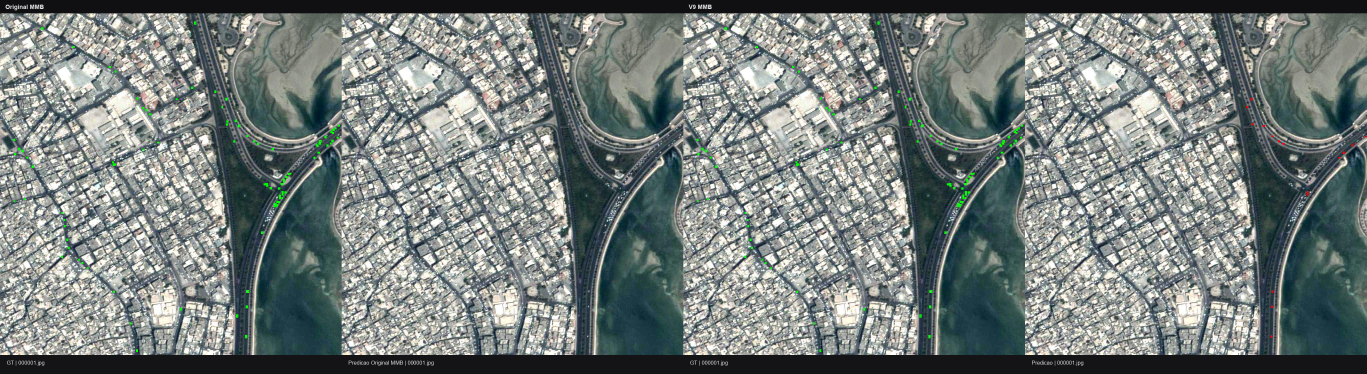
#> input picture research/experiments/v9_mmb_ship_bayesian_validation_tuning/artifacts/debug/car_compare_original_vs_v9_10/000_original_vs_v9.png, 4100 x 1121 px (shown at 1/3 size); its folder holds only this picture in this run
$ python -i registration.py   (imports and definitions only)
#> lines starting #> are read from the running program, lines starting #| are printed output that depends on the picture
from __future__ import annotations

import logging
from dataclasses import dataclass
from typing import List, Tuple

import numpy as np


LOGGER = logging.getLogger(__name__)


@dataclass
class RegistrationResult:
    registered_frames: List[np.ndarray]
    transforms: List[np.ndarray]
    match_visualizations: List[np.ndarray]


class FrameRegistrar:
    """Registers a frame sequence to remove global camera/satellite motion.

    Preferred implementation uses ORB + affine estimation.
    Falls back to phase-correlation translation if OpenCV ORB is unavailable.
    """

    def __init__(self, max_features: int = 1000, good_match_ratio: float = 0.25) -> None:
        self.max_features = max_features
        self.good_match_ratio = good_match_ratio

    # [88 lines left out: functions _to_gray, _warp_affine, _orb_affine, _phase_translation_affine, not called in this run]

    def register(self, frames: List[np.ndarray]) -> RegistrationResult:
        if not frames:
            return RegistrationResult(registered_frames=[], transforms=[], match_visualizations=[])

        registered = [frames[0]]
        transforms = [np.array([[1.0, 0.0, 0.0], [0.0, 1.0, 0.0]], dtype=np.float32)]
        visuals = [np.zeros((1, 1, 3), dtype=np.uint8)]

        try:
            import cv2  # noqa: F401
            use_orb = True
        except Exception:
            use_orb = False
            LOGGER.warning('OpenCV unavailable. Falling back to phase-correlation registration.')

        cumulative = np.array([[1.0, 0.0, 0.0], [0.0, 1.0, 0.0]], dtype=np.float32)

        for idx in range(1, len(frames)):
            prev = registered[idx - 1]
            curr = frames[idx]
            if use_orb:
                local_affine, vis = self._orb_affine(prev, curr)
            else:
                local_affine, vis = self._phase_translation_affine(prev, curr)

            local_3x3 = np.vstack([local_affine, np.array([0.0, 0.0, 1.0], dtype=np.float32)])
            cum_3x3 = np.vstack([cumulative, np.array([0.0, 0.0, 1.0], dtype=np.float32)]) @ local_3x3
            cumulative = cum_3x3[:2, :]

            LOGGER.info('Frame %d transform:\n%s', idx, cumulative)
            warped = self._warp_affine(curr, cumulative)
            registered.append(warped)
            transforms.append(cumulative.copy())
            visuals.append(vis)

        return RegistrationResult(registered_frames=registered, transforms=transforms, match_visualizations=visuals)

>>> import cv2
>>> picture = cv2.imread('../../research/experiments/v9_mmb_ship_bayesian_validation_tuning/artifacts/debug/car_compare_original_vs_v9_10/000_original_vs_v9.png', cv2.IMREAD_GRAYSCALE)
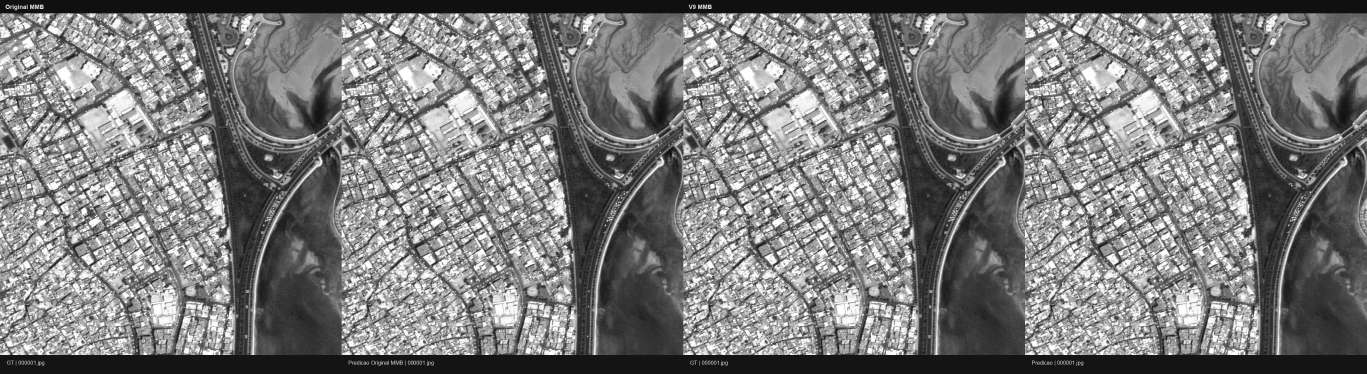
#> picture: shape (1121, 4100) (shown at 1/3 size); min 1, max 255, mean 123.3
>>> result = FrameRegistrar().register(picture)
#> (the run stopped early here; a loop or call above may not have finished)
